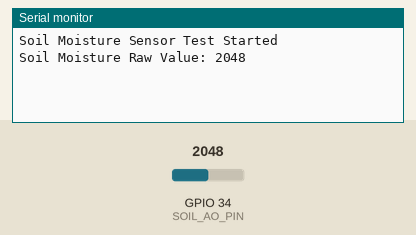
A sketch run on a simulated ESP32. On the bench: the last lines printed to the serial monitor. Inputs (shaded band) come from the test bench; at power-on: GPIO 34 (SOIL_AO_PIN) = 2048.

Above: at 1.7 s.
1.8 s: GPIO 34 (SOIL_AO_PIN) set to 2866
At 3.3 s:
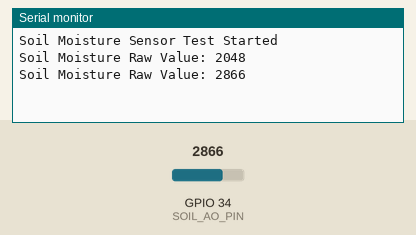
4.5 s: GPIO 34 (SOIL_AO_PIN) set to 3603
At 6.0 s:
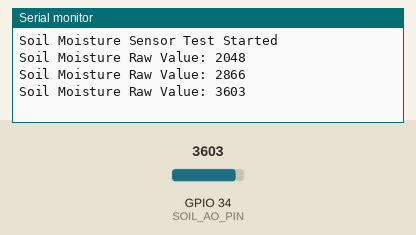
Timing chart, 0 to 7.5 s (numbered marks = the images above; inputs shaded):
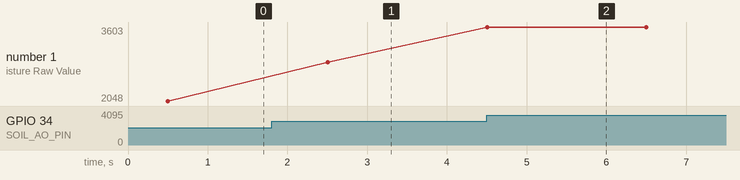

Measured:
- after the input at 1.8 s, the serial monitor: prints a new line after 0.70 s (image 1)
- after the input at 4.5 s, the serial monitor: prints a new line at once (image 2)
- plotted number 1: 2048 → 2866 after the input at 1.8 s, 2866 → 3603 after the input at 4.5 s

The sketch:

soil_moisture_sensor.ino
```cpp
// Soil AO  → GPIO34
// Soil VCC → GPIO32 (OUTPUT HIGH ≈ 3.3V)
// Soil GND → GND


#define SOIL_POWER_PIN 32
#define SOIL_AO_PIN    34

void setup() {
  Serial.begin(9600);

  pinMode(SOIL_POWER_PIN, OUTPUT);
  digitalWrite(SOIL_POWER_PIN, HIGH); // Power soil sensor

  delay(500);
  Serial.println("Soil Moisture Sensor Test Started");
}

void loop() {
  int soilRaw = analogRead(SOIL_AO_PIN);

  Serial.print("Soil Moisture Raw Value: ");
  Serial.println(soilRaw);

  delay(2000);
}
```
